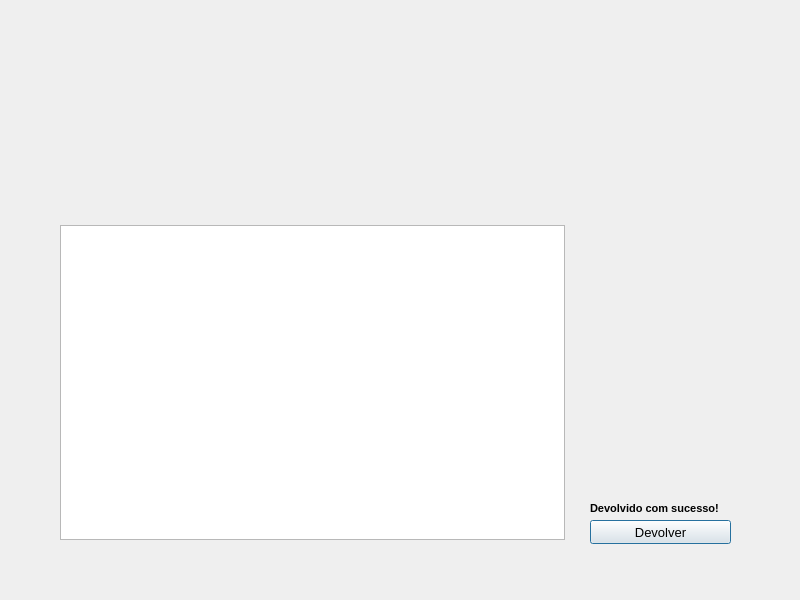
<?xml version="1.0" encoding="UTF-8"?>
<ui version="4.0">
 <class>Dev</class>
 <widget class="QDialog" name="Dev">
  <property name="geometry">
   <rect>
    <x>0</x>
    <y>0</y>
    <width>800</width>
    <height>600</height>
   </rect>
  </property>
  <property name="minimumSize">
   <size>
    <width>800</width>
    <height>600</height>
   </size>
  </property>
  <property name="maximumSize">
   <size>
    <width>800</width>
    <height>600</height>
   </size>
  </property>
  <property name="font">
   <font>
    <pointsize>10</pointsize>
   </font>
  </property>
  <property name="windowTitle">
   <string>Dialog</string>
  </property>
  <widget class="QLabel" name="devback">
   <property name="geometry">
    <rect>
     <x>0</x>
     <y>0</y>
     <width>800</width>
     <height>600</height>
    </rect>
   </property>
   <property name="text">
    <string/>
   </property>
  </widget>
  <widget class="QPushButton" name="pushButton">
   <property name="geometry">
    <rect>
     <x>590</x>
     <y>520</y>
     <width>141</width>
     <height>24</height>
    </rect>
   </property>
   <property name="text">
    <string>Devolver</string>
   </property>
  </widget>
  <widget class="QLabel" name="message">
   <property name="geometry">
    <rect>
     <x>590</x>
     <y>500</y>
     <width>161</width>
     <height>16</height>
    </rect>
   </property>
   <property name="font">
    <font>
     <pointsize>8</pointsize>
     <bold>true</bold>
    </font>
   </property>
   <property name="text">
    <string>Devolvido com sucesso!</string>
   </property>
  </widget>
  <widget class="QListWidget" name="listfile">
   <property name="geometry">
    <rect>
     <x>60</x>
     <y>225</y>
     <width>505</width>
     <height>315</height>
    </rect>
   </property>
  </widget>
 </widget>
 <resources/>
 <connections/>
</ui>
